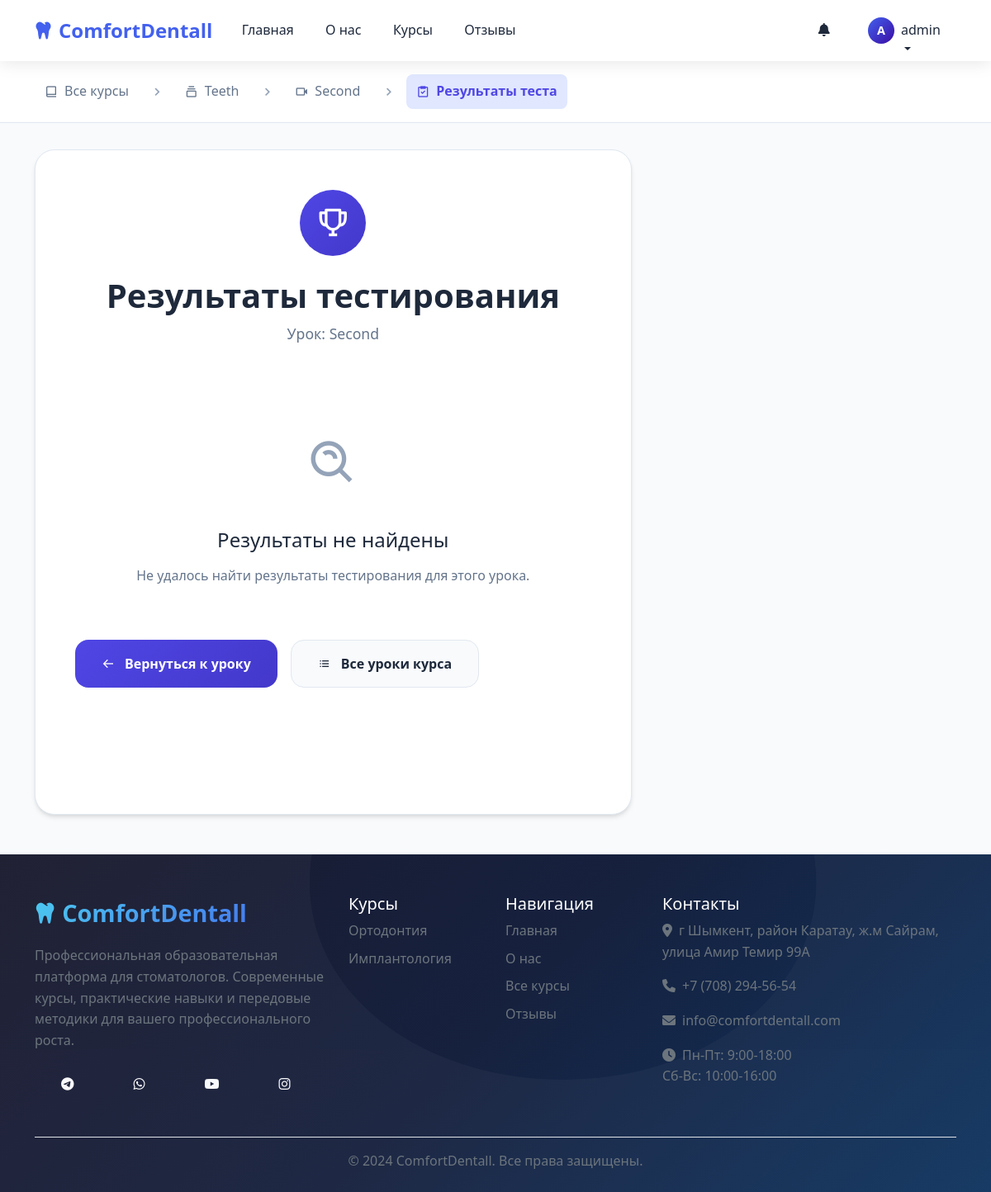
The page /lesson/2/test_result/ (signed in) on the database as committed earlier.
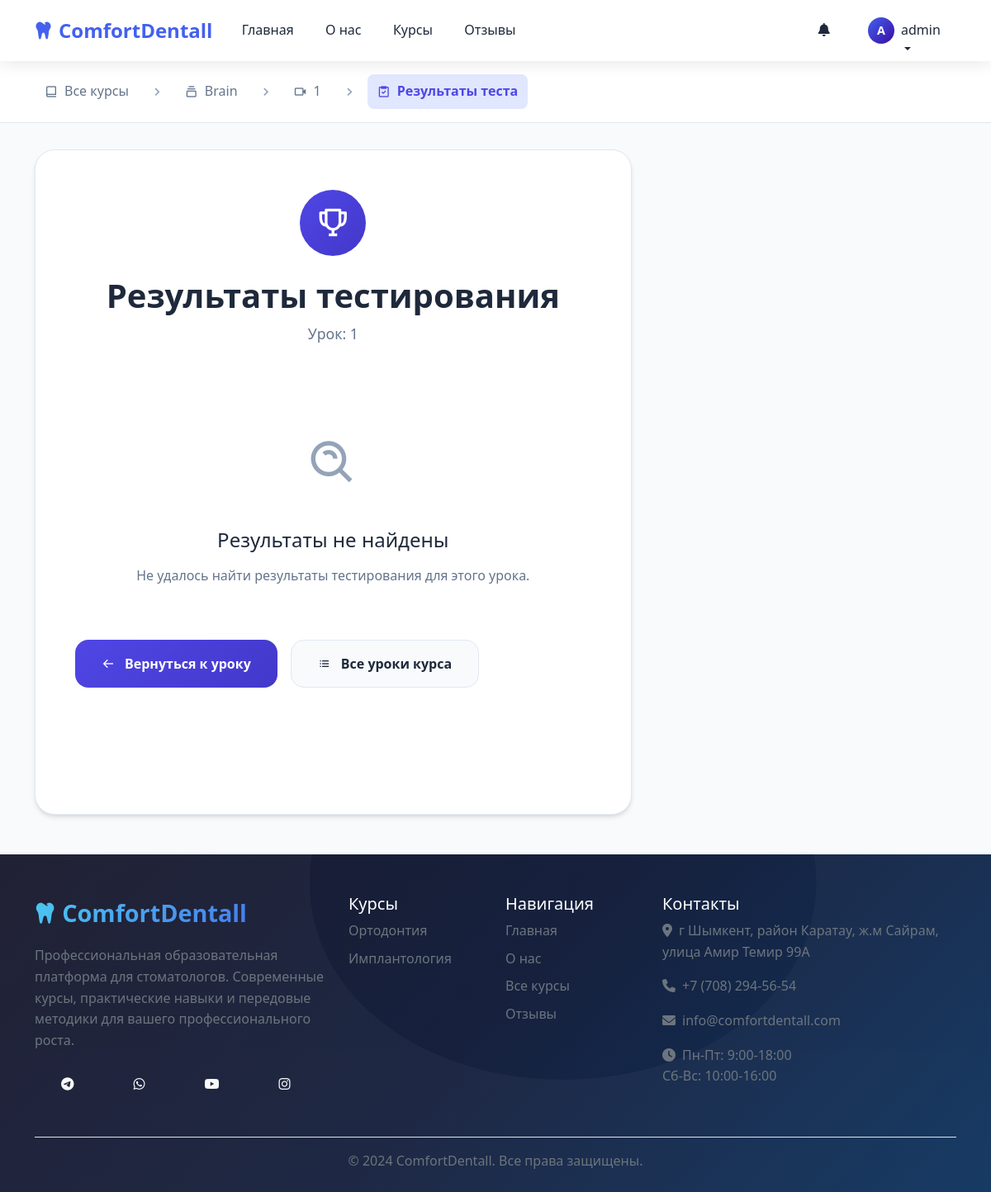
The same page on the database as committed later.
### app/models.py (models this page shows, shortened)
class Lesson(models.Model):
    course = models.ForeignKey(Course, on_delete=models.CASCADE, related_name='lessons')
    title = models.CharField(max_length=200)
    order = models.PositiveIntegerField(default=0, help_text="Порядок урока внутри курса")
    video_url = models.URLField(help_text="Ссылка на YouTube видео", blank=True)
    duration = models.CharField(max_length=50, blank=True, help_text="Например: 15 минут")
    description = models.TextField(blank=True)
    text_content = models.TextField(
        blank=True,
        null=True,
        help_text="Конспект урока: можно вставлять HTML"
    )
    class Meta:
        ordering = ['order']
        unique_together = (('course', 'order'),)  # не обязательно, но полезно

class Course(models.Model):
    title = models.CharField(max_length=200)
    description = models.TextField()
    image = models.ImageField(upload_to='course_images/')
    duration = models.CharField(max_length=100, help_text="Например: 2 месяца")
    created_at = models.DateTimeField(auto_now_add=True)
    is_active = models.BooleanField(default=True)

### app/views.py (the view)
# urls.py: path('lesson/<int:lesson_id>/test_result/', views.test_result_view, name='test_result'),
@login_required
def test_result_view(request, lesson_id):
    lesson = get_object_or_404(Lesson, id=lesson_id)
    result = TestResult.objects.filter(
        user=request.user,
        lesson=lesson
    ).order_by('-completed_at').first()
    context = {
        'lesson': lesson,
        'result': result,
    }
    return render(request, 'courses/test_result.html', context)

### app/templates/courses/test_result.html (shortened to what the changed rows need)
{% extends 'app/base.html' %}
{% load static %}
{% load math_filters %}
{% block content %}
<div class="test-result-modern">
    <div class="result-navigation">
        <div class="container">
            <nav class="breadcrumb-nav">
                <a href="{% url 'courses:course_list' %}" class="breadcrumb-link">
                    <i class='bx bx-book-alt'></i>
                    Все курсы
                </a>
                <i class='bx bx-chevron-right breadcrumb-divider'></i>
                <a href="{% url 'courses:course_detail' lesson.course.id %}" class="breadcrumb-link">
                    <i class='bx bx-collection'></i>
                    {{ lesson.course.title }}
                </a>
                <i class='bx bx-chevron-right breadcrumb-divider'></i>
                <a href="{% url 'courses:lesson_detail' lesson.id %}" class="breadcrumb-link">
                    <i class='bx bx-video'></i>
                    {{ lesson.title }}
                </a>
                <i class='bx bx-chevron-right breadcrumb-divider'></i>
                <span class="breadcrumb-current">
                    <i class='bx bx-task'></i>
                    Результаты теста
                </span>
            </nav>
        </div>
    </div>
    <div class="container">
        <div class="result-content">
            <div class="result-card">
                <div class="result-header">
                    <div class="result-title">
                        <h1>Результаты тестирования</h1>
                        <p>Урок: {{ lesson.title }}</p>
                    </div>
                </div>
            </div>
        </div>
    </div>
</div>
{% endblock %}
{% block extra_css %}
<link href="https://unpkg.com/boxicons@2.1.4/css/boxicons.min.css" rel="stylesheet">
{% endblock %}

Rows that differ between the two databases and show on the page:
changed Lesson: course "Teeth" → "Brain"; title "Second" → "1"
